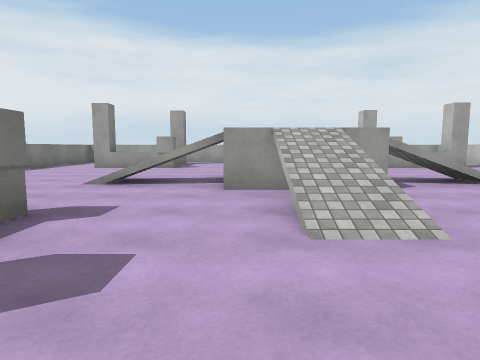
View 1 (above)

16 first-person views from a walk through a 3-D level made in the Unity game engine. The camera is 1.3 m above the floor, tilts 6° down and sees 75° across. The floor is counted in squares, 2 m on a side. Each view is taken from the middle of a square. On the plan, view 1 faces up. The plan holds only what a view shows up to about 10 squares ahead; the rest is blank. The player is left out. Surface patterns are stand-ins for the level's own textures.

View 2
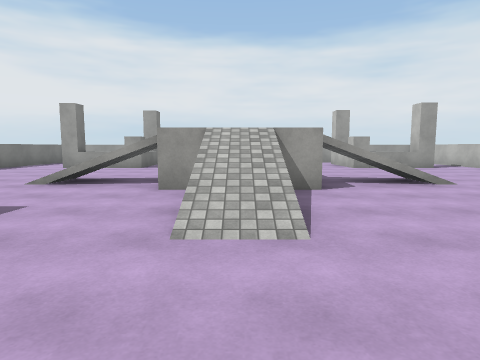

View 3
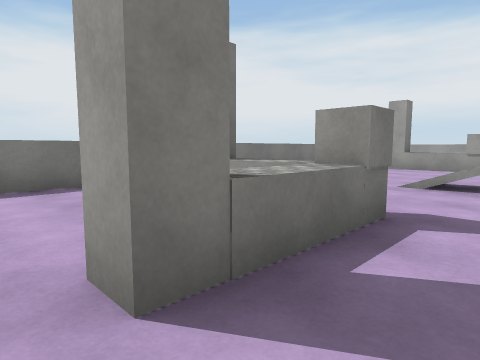

View 4
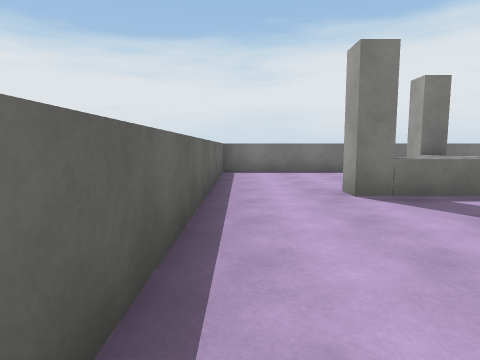

View 5
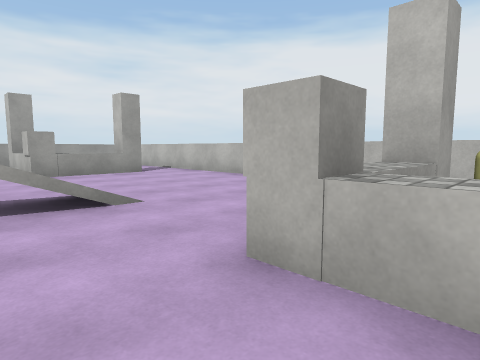

View 6
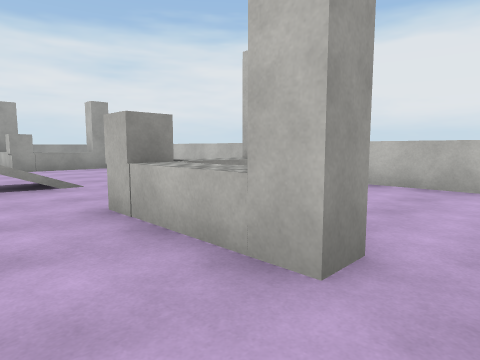

View 7
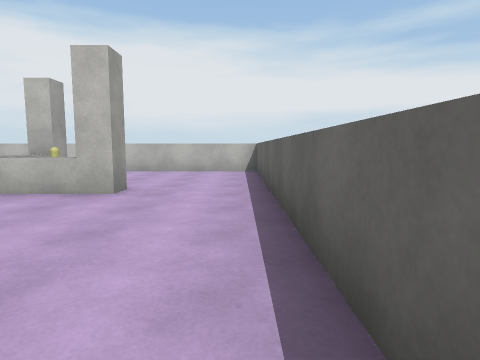

View 8
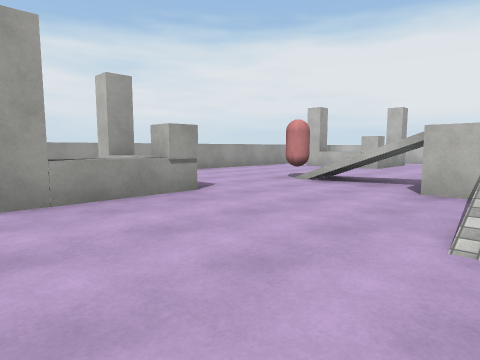

View 9
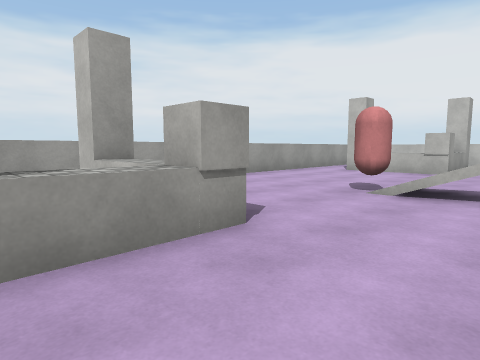

View 10
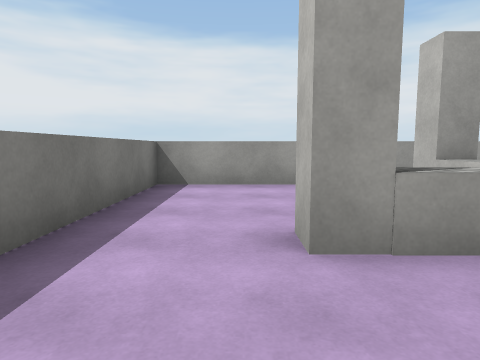

View 11
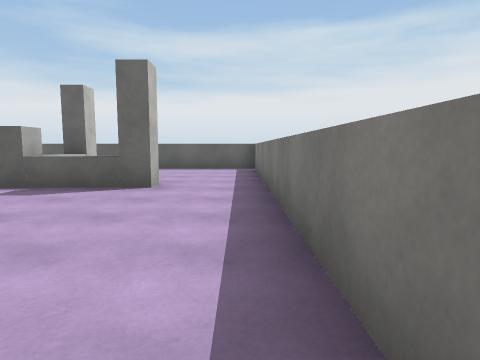

View 12
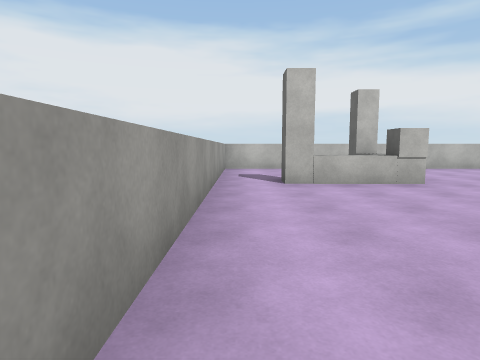

View 13
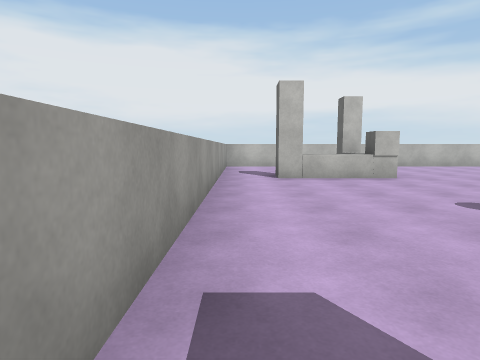

View 14
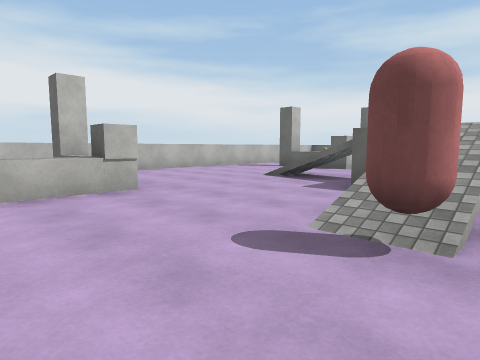

View 15
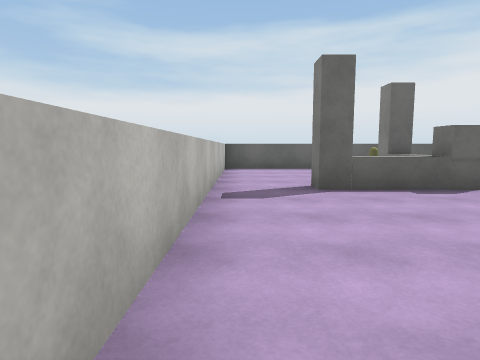

View 16
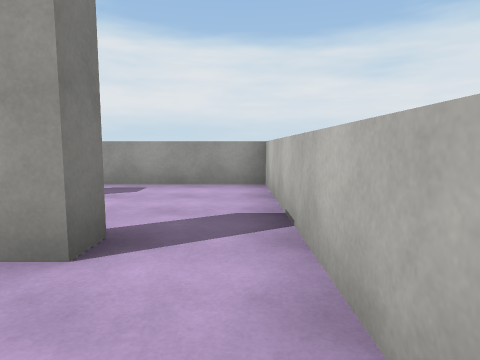

### Floor plan
Key: @ floor where view 1 was taken; # wall or solid block; . main floor; : floor 2 m higher than the main floor; / step, stairs or slope; ^ raised ledge; C cube; A capsule; O other object.
Columns run from 7 left of view 1 to 9 right of it. Each row starts with its distance up from view 1.
 14 #################
 13 #... ...........#
 12 #....#......#...#
 11 #....^......^...#
 10 #..^CC..A...C^#.#
  9 #......./.......#
  8 #......./.......#
  7 #......:::......#
  6 #..../    //....#
  5 #......:::......#
  4 #......./.......#
  3 #..^^C../...C^..#
  2 #....^......^O..#
  1 #....#......#...#
  0 #......@........#
 -1 #...............#
 -2 #################

Where each view was taken, in squares from view 1:
view 1: 0 up, 0 right, facing up
view 2: 0 up, 1 right, facing up
view 3: 0 up, 1 left, facing up-left
view 4: 1 down, 2 right, facing left
view 5: 2 up, 3 right, facing up-right
view 6: 0 up, 3 right, facing up-right
view 7: 1 down, 0 right, facing right
view 8: 6 up, 5 left, facing up-right
view 9: 8 up, 4 left, facing up-right
view 10: 8 up, 5 left, facing up
view 11: 8 up, 6 left, facing down
view 12: 13 up, 1 left, facing right
view 13: 13 up, 2 left, facing right
view 14: 12 up, 0 right, facing down-right
view 15: 8 up, 8 right, facing down
view 16: 8 up, 8 right, facing up
